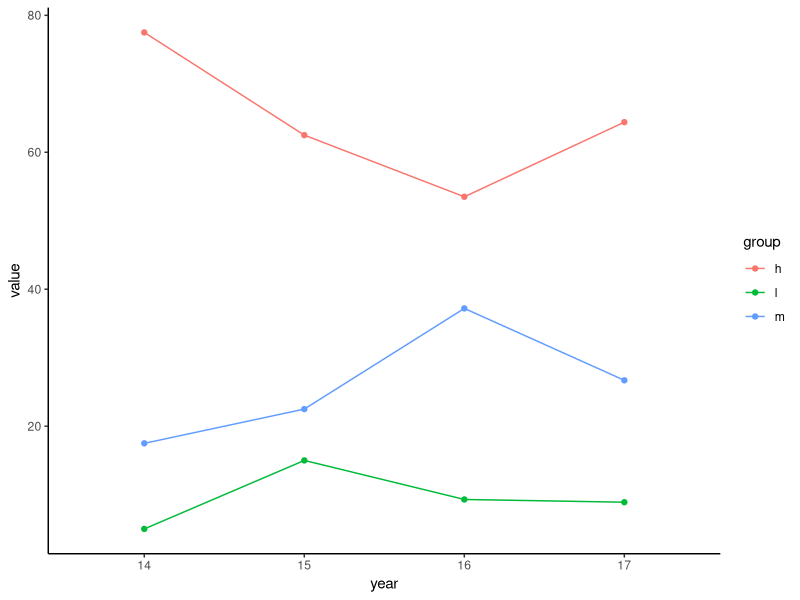

Generate this figure with R:
library(dplyr)
library(tidyr)
library(ggplot2)
library(readr)


csv <- read.csv('./rawdatas/age.csv')
csv2 <- csv %>% filter(schoolindex == 1) %>% select(ends_with('14'),ends_with('15'),ends_with('16'),ends_with('17')) %>% gather()
csv3 <- csv2 %>% mutate(group = substr(key,1,1),year = substr(key,2,3))

p <- csv3 %>% ggplot(aes(year,value,group=group,color=group)) + geom_line() + geom_point()
p + theme_classic()
